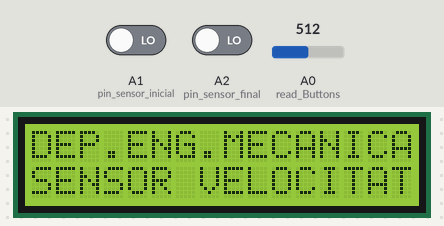
The sketch below on a simulated Arduino Uno, built with avr-gcc and run on an emulated ATmega328P. Shown: 16×2 character LCD. Inputs (shaded band) come from the test bench; at power-on: A0 (read_Buttons) = 512, A1 (pin_sensor_inicial) LOW, A2 (pin_sensor_final) LOW.

Above: at 1.2 s.
1.3 s: A0 (read_Buttons) set to 440
At 2.9 s:
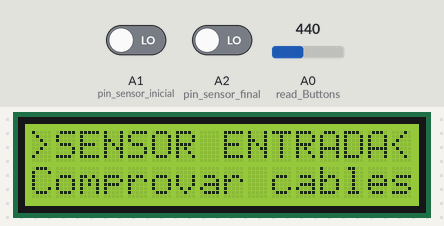
3.2 s: A0 (read_Buttons) set to 460
At 4.2 s:
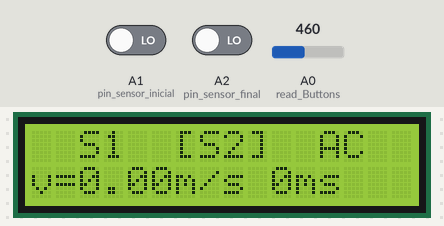
4.7 s: A0 (read_Buttons) set to 442
At 5.4 s:
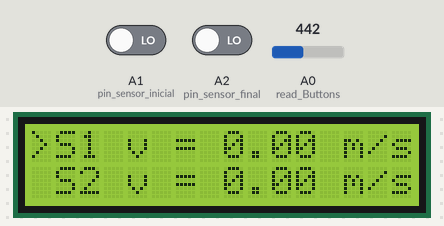
6.2 s: A0 (read_Buttons) set to 266
7.7 s: A0 (read_Buttons) set to 243
At 8.9 s:
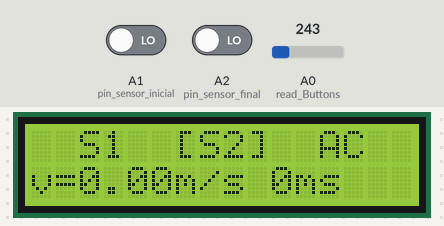
9.2 s: A0 (read_Buttons) set to 511
At 10.0 s:
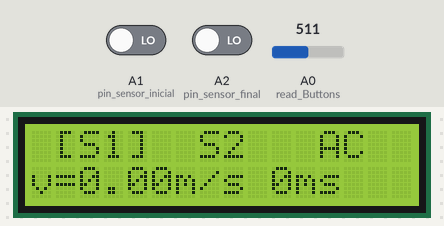
Timing chart, 0 to 11.7 s (numbered marks = the images above; inputs shaded):
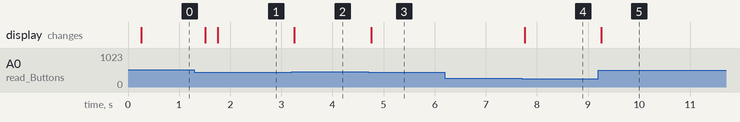

The sketch:

sensor_velocitat.ino
```cpp
/***************************************************************************************************************/
/*   _____ ______ _   _  _____  ____  _____     __      ________ _      ____   _____ _____ _______    _______  */
/*  / ____|  ____| \ | |/ ____|/ __ \|  __ \    \ \    / /  ____| |    / __ \ / ____|_   _|__   __|/\|__   __| */
/* | (___ | |__  |  \| | (___ | |  | | |__) |    \ \  / /| |__  | |   | |  | | |      | |    | |  /  \  | |    */
/*  \___ \|  __| | . ` |\___ \| |  | |  _  /      \ \/ / |  __| | |   | |  | | |      | |    | | / /\ \ | |    */
/*  ____) | |____| |\  |____) | |__| | | \ \       \  /  | |____| |___| |__| | |____ _| |_   | |/ ____ \| |    */
/* |_____/|______|_| \_|_____/ \____/|_|  \_\       \/   |______|______\____/ \_____|_____|  |_/_/    \_\_|    */
/*                                                                                                             */
/***************************************************************************************************************/

/* Includes */
#include <LiquidCrystal.h>

/* Configuracio del LCD */
LiquidCrystal lcd(8, 9, 4, 5, 6, 7);

/* Defines per les linies adalt i abaix */
#define LINE_UP   0
#define LINE_DOWN 1

/* Defines per les tecles polsades */
#define BUTTON_RIGHT  0
#define BUTTON_UP     1
#define BUTTON_DOWN   2
#define BUTTON_LEFT   3
#define BUTTON_SELECT 4
#define BUTTON_NONE   5

/* Teclada polsada i tecla anterior */
int lcd_key     = BUTTON_NONE;
int lcd_key_old = BUTTON_NONE;

/* Lectura del ADC per saber la tecla polsada */
int adc_key_in  = 0;

/* Maquina estats del sensor IR */
typedef enum {
  SV_INIT,
  SV_IDLE,
  SV_SENSOR_ENTRADA_INICIAL_LLEGIT,
  SV_SENSOR_ENTRADA_ERROR,
  SV_SENSOR_ENTRADA_PINTAR_VELOCITAT,
  SV_ESPERANT_SENSOR_SORTIDA,
  SV_SENSOR_SORTIDA_INICIAL_LLEGIT,
  SV_SENSOR_SORTIDA_ERROR,
  SV_SENSOR_SORTIDA_PINTAR_VELOCITAT,
  SV_LCD_CLEAR_DISPLAY,
}sensor_velocitat_status_e;

/* Estructura de cada sensor IR */
typedef struct {
  struct {
    uint16_t velocitat_error :  1;
    uint16_t vacios          : 15;
  } flags;
  uint16_t pin_sensor_inicial;
  uint16_t pin_sensor_final;
  uint16_t distancia_entre_sensors_mm;
  unsigned long tpo_sensor_inicial_ms;
  unsigned long tpo_sensor_final_ms;
  unsigned long tpo_total_ms;
  double velocitat_m_s;
}data_sensor_t;

/* Estructura del sensor de velocitat */
typedef struct {
  sensor_velocitat_status_e status;
  sensor_velocitat_status_e status_display;
  data_sensor_t sensor_entrada;
  data_sensor_t sensor_sortida;
  double acceleracio_m_s2;
}sensor_velocitat_t;

/* Selector pantalles del display */
typedef enum {
  SELECTOR_PANTALLA_DOS_SENSORS_VELOCITAT,
  SELECTOR_PANTALLA_S1_S2_AC,
}selector_pantalla_e;

/* Selector pantalla sensor */
typedef enum {
  SELECTOR_SENSOR_VELOCITAT_SENSOR_1,
  SELECTOR_SENSOR_VELOCITAT_SENSOR_2,
  SELECTOR_SENSOR_ACCELERACIO,
}selector_sensor_e;

/* Estructura selector pantalles display */
typedef struct {
  selector_pantalla_e selector_pantalla;
  selector_sensor_e   selector_sensor;
}selector_lcd_t;

/* Estructura temporitzadors */
typedef struct {
  unsigned long missatge_inicial_ms;
  unsigned long refresh_display_ms;
}temporitzadors_t;

/* Variables de treball */
sensor_velocitat_t gSensorVelocitat;
selector_lcd_t     gSelectorLCD;
temporitzadors_t   gTemporitzadors;
unsigned long      global_ms;

/*****************************************************************************/
/* Lectura dels botons a traves de la entrada analogica A0                   */
/*****************************************************************************/
int read_Buttons(void) {

  adc_key_in = analogRead(A0);

  if (adc_key_in > 900) return BUTTON_NONE;
  if (adc_key_in <  50) return BUTTON_RIGHT;
  if (adc_key_in < 250) return BUTTON_UP;
  if (adc_key_in < 450) return BUTTON_DOWN;
  if (adc_key_in < 650) return BUTTON_LEFT;
  if (adc_key_in < 850) return BUTTON_SELECT;

  return BUTTON_NONE;

}

/*****************************************************************************/
/* Llegim els botons del display i comprovem si ha modificat la tecla        */
/*****************************************************************************/
void gest_Buttons(void) {

  /* llegim la entrada analogica A0 */
  lcd_key = read_Buttons();

  /* si la tecla es diferent a la polsada anteriorment */
  if (lcd_key_old != lcd_key) {
    /* actualitzem la tecla */
    lcd_key_old = lcd_key;

    /* netejem el display */
    gSensorVelocitat.status_display = SV_LCD_CLEAR_DISPLAY;

    switch (lcd_key) {
      case BUTTON_UP   :
      case BUTTON_DOWN :
        switch (gSelectorLCD.selector_pantalla) {
          default:
          case SELECTOR_PANTALLA_DOS_SENSORS_VELOCITAT : gSelectorLCD.selector_pantalla = SELECTOR_PANTALLA_S1_S2_AC;              break;
          case SELECTOR_PANTALLA_S1_S2_AC              : gSelectorLCD.selector_pantalla = SELECTOR_PANTALLA_DOS_SENSORS_VELOCITAT; break;
        }
        break;

      case BUTTON_LEFT :
        switch (gSelectorLCD.selector_sensor) {
          default : gSelectorLCD.selector_sensor = SELECTOR_SENSOR_ACCELERACIO; break;
          case SELECTOR_SENSOR_VELOCITAT_SENSOR_1 : gSelectorLCD.selector_sensor = SELECTOR_SENSOR_ACCELERACIO;        break;
          case SELECTOR_SENSOR_VELOCITAT_SENSOR_2 : gSelectorLCD.selector_sensor = SELECTOR_SENSOR_VELOCITAT_SENSOR_1; break;
          case SELECTOR_SENSOR_ACCELERACIO        : gSelectorLCD.selector_sensor = SELECTOR_SENSOR_VELOCITAT_SENSOR_2; break;
        }
        break;

      case BUTTON_RIGHT :
        switch (gSelectorLCD.selector_sensor) {
          default : gSelectorLCD.selector_sensor = SELECTOR_SENSOR_ACCELERACIO; break;
          case SELECTOR_SENSOR_VELOCITAT_SENSOR_1 : gSelectorLCD.selector_sensor = SELECTOR_SENSOR_VELOCITAT_SENSOR_2; break;
          case SELECTOR_SENSOR_VELOCITAT_SENSOR_2 : gSelectorLCD.selector_sensor = SELECTOR_SENSOR_ACCELERACIO;        break;
          case SELECTOR_SENSOR_ACCELERACIO        : gSelectorLCD.selector_sensor = SELECTOR_SENSOR_VELOCITAT_SENSOR_1; break;
        }
        break;
    }
  }

}

/*****************************************************************************/
/* Calculem la velocitat (m/s)                                               */
/*****************************************************************************/
double calcula_Velocitat(uint16_t distancia_mm, unsigned long tpo_ms) {

  double velocitat_m_s = 12.36;

  velocitat_m_s = (distancia_mm * 10000.0) / tpo_ms;
  velocitat_m_s /= 10000.0;

  return velocitat_m_s;

}

/*****************************************************************************/
/* Calculem la acceleracio (m/s^2)                                           */
/*****************************************************************************/
double calcula_Acceleracio(double vEntrada_m_s, double vSortida_m_s, unsigned long tpoEntrada_ms, unsigned long tpoSortida_ms) {

  double acceleracio_m_s2 = 0.0;

  /* tenir en compte el signe, ja que pot accelerar o decelerar */
  acceleracio_m_s2 = (vSortida_m_s - vEntrada_m_s);// * 1000;

  /* es un diferencial de temps, no importa el signe */
  if (tpoSortida_ms > tpoEntrada_ms)
    acceleracio_m_s2 /= (tpoSortida_ms - tpoEntrada_ms);
  else
    acceleracio_m_s2 /= (tpoEntrada_ms - tpoSortida_ms);

  return (acceleracio_m_s2 * 1000);

}

/*****************************************************************************/
/* Gestio dels sensors IR                                                    */
/*****************************************************************************/
void gest_SensorsIR(void) {

  switch (gSensorVelocitat.status) {
    default:
    case SV_INIT :
      if (global_ms < gTemporitzadors.missatge_inicial_ms)
        break;

      gSensorVelocitat.status         = SV_IDLE;
      gSensorVelocitat.status_display = SV_LCD_CLEAR_DISPLAY;
      break;

    case SV_IDLE :
      /* mentre no vegi el IR inicial del sensor entrada, deu! */
      if (digitalRead(gSensorVelocitat.sensor_entrada.pin_sensor_inicial) == HIGH)
        break;

      /* ens apuntem el temps i passem a esperar el IR final del sensor entrada */
      gSensorVelocitat.sensor_entrada.tpo_sensor_inicial_ms = global_ms;
      gSensorVelocitat.status         = SV_SENSOR_ENTRADA_INICIAL_LLEGIT;
      gSensorVelocitat.status_display = SV_SENSOR_ENTRADA_INICIAL_LLEGIT;
      /* no break */

    case SV_SENSOR_ENTRADA_INICIAL_LLEGIT :
      /* mentre no vegi el IR final del sensor entrada, deu! */
      if (digitalRead(gSensorVelocitat.sensor_entrada.pin_sensor_final) == HIGH)
        break;

      /* ens apuntem el temps i calculem el temps entre els 2 sensors */
      gSensorVelocitat.sensor_entrada.tpo_sensor_final_ms = global_ms;
      gSensorVelocitat.sensor_entrada.tpo_total_ms = gSensorVelocitat.sensor_entrada.tpo_sensor_final_ms - gSensorVelocitat.sensor_entrada.tpo_sensor_inicial_ms;

      /* si el temps entre sensors es 0, indica que els cables no estan connectats */
      if (gSensorVelocitat.sensor_entrada.tpo_total_ms == 0) {
        gSensorVelocitat.sensor_entrada.flags.velocitat_error = 1;
        gSensorVelocitat.sensor_entrada.velocitat_m_s = 0.0;
        /* passem a error */
        gSensorVelocitat.status         = SV_SENSOR_ENTRADA_ERROR;
        gSensorVelocitat.status_display = SV_SENSOR_ENTRADA_ERROR;
      } else {
        gSensorVelocitat.sensor_entrada.flags.velocitat_error = 0;
        /* calculem la velocitat en m/s */
        gSensorVelocitat.sensor_entrada.velocitat_m_s = calcula_Velocitat(gSensorVelocitat.sensor_entrada.distancia_entre_sensors_mm, gSensorVelocitat.sensor_entrada.tpo_total_ms);
        /* passem a pintar la velocitat */
        gSensorVelocitat.status         = SV_SENSOR_ENTRADA_PINTAR_VELOCITAT;
        gSensorVelocitat.status_display = SV_LCD_CLEAR_DISPLAY;
      }
      break;

    case SV_SENSOR_ENTRADA_PINTAR_VELOCITAT :
      gSensorVelocitat.status         = SV_ESPERANT_SENSOR_SORTIDA;
      gSensorVelocitat.status_display = SV_ESPERANT_SENSOR_SORTIDA;
      break;

    case SV_ESPERANT_SENSOR_SORTIDA :
      /* quan vegi el IR inicial del sensor sortida */
      if (digitalRead(gSensorVelocitat.sensor_entrada.pin_sensor_inicial) == HIGH)
      //if (digitalRead(gSensorVelocitat.sensor_sortida.pin_sensor_inicial) == HIGH)
        break;

      /* ens apuntem el temps i passem a esperar el IR final del sensor sortida */
      gSensorVelocitat.sensor_sortida.tpo_sensor_inicial_ms = global_ms;
      gSensorVelocitat.status         = SV_SENSOR_SORTIDA_INICIAL_LLEGIT;
      gSensorVelocitat.status_display = SV_SENSOR_SORTIDA_INICIAL_LLEGIT;
      /* no break */

    case SV_SENSOR_SORTIDA_INICIAL_LLEGIT :
      /* quan vegi el IR inicial del sensor sortida */
      if (digitalRead(gSensorVelocitat.sensor_entrada.pin_sensor_final) == HIGH)
      //if (digitalRead(gSensorVelocitat.sensor_sortida.pin_sensor_final) == HIGH)
        break;

      /* ens apuntem el temps i calculem el temps entre els 2 sensors */
      gSensorVelocitat.sensor_sortida.tpo_sensor_final_ms = global_ms;
      gSensorVelocitat.sensor_sortida.tpo_total_ms = gSensorVelocitat.sensor_sortida.tpo_sensor_final_ms - gSensorVelocitat.sensor_sortida.tpo_sensor_inicial_ms;

      /* si el temps entre sensors es 0, indica que els cables no estan connectats */
      if (gSensorVelocitat.sensor_sortida.tpo_total_ms == 0) {
        gSensorVelocitat.sensor_sortida.flags.velocitat_error = 1;
        gSensorVelocitat.sensor_sortida.velocitat_m_s = 0.0;
        /* passem a error */
        gSensorVelocitat.status         = SV_SENSOR_SORTIDA_ERROR;
        gSensorVelocitat.status_display = SV_SENSOR_SORTIDA_ERROR;
      } else {
        gSensorVelocitat.sensor_sortida.flags.velocitat_error = 0;
        /* calculem la velocitat en m/s */
        gSensorVelocitat.sensor_sortida.velocitat_m_s = calcula_Velocitat(gSensorVelocitat.sensor_sortida.distancia_entre_sensors_mm, gSensorVelocitat.sensor_sortida.tpo_total_ms);
        /* calculem la acceleracio en m/s^2 */
        gSensorVelocitat.acceleracio_m_s2 = calcula_Acceleracio(gSensorVelocitat.sensor_entrada.velocitat_m_s        , gSensorVelocitat.sensor_sortida.velocitat_m_s,
                                                                gSensorVelocitat.sensor_entrada.tpo_sensor_inicial_ms, gSensorVelocitat.sensor_sortida.tpo_sensor_inicial_ms);
        /* passem a pintar la velocitat */
        gSensorVelocitat.status         = SV_SENSOR_SORTIDA_PINTAR_VELOCITAT;
        gSensorVelocitat.status_display = SV_LCD_CLEAR_DISPLAY;
      }
      break;

    case SV_SENSOR_SORTIDA_PINTAR_VELOCITAT :
      gSensorVelocitat.status         = SV_IDLE;
      gSensorVelocitat.status_display = SV_LCD_CLEAR_DISPLAY;//SV_IDLE;
      break;

    case SV_SENSOR_ENTRADA_ERROR :
      /* quan vegi el IR inicial del sensor entrada */
      if ((digitalRead(gSensorVelocitat.sensor_entrada.pin_sensor_inicial) == HIGH) && (digitalRead(gSensorVelocitat.sensor_entrada.pin_sensor_final) == HIGH)) {
        gSensorVelocitat.status         = SV_IDLE;
        gSensorVelocitat.status_display = SV_LCD_CLEAR_DISPLAY;
      }
      break;

    case SV_SENSOR_SORTIDA_ERROR :
      /* quan vegi el IR inicial del sensor entrada */
      if ((digitalRead(gSensorVelocitat.sensor_sortida.pin_sensor_inicial) == HIGH) && (digitalRead(gSensorVelocitat.sensor_sortida.pin_sensor_final) == HIGH)) {
        gSensorVelocitat.status         = SV_IDLE;
        gSensorVelocitat.status_display = SV_LCD_CLEAR_DISPLAY;
      }
      break;
  }

}

/*****************************************************************************/
/* Gestio del display, refrescar cada 250 ms                                 */
/*****************************************************************************/
void gest_Display(void) {

  /* refrescar cada 250 ms */
  if (global_ms < gTemporitzadors.refresh_display_ms)
    return;

  /* carreguem el temporitzador */
  gTemporitzadors.refresh_display_ms = global_ms + 250;

  switch (gSensorVelocitat.status_display) {
    case SV_INIT :
      //0123456789012345
      //DEP.ENG.MECANICA
      //SENSOR VELOCITAT
      lcd.setCursor(0, LINE_UP  ); lcd.print("DEP.ENG.MECANICA");
      lcd.setCursor(0, LINE_DOWN); lcd.print("SENSOR VELOCITAT");
      break;

    case SV_SENSOR_ENTRADA_ERROR :
    case SV_SENSOR_SORTIDA_ERROR :
      //0123456789012345 | //0123456789012345
      //>SENSOR ENTRADA< | //>SENSOR SORTIDA<
      //Comprovar cables | //Comprovar cables
      lcd.setCursor(0, LINE_UP  ); lcd.print((gSensorVelocitat.status_display == SV_SENSOR_ENTRADA_ERROR) ? ">SENSOR ENTRADA<" : ">SENSOR SORTIDA<");
      lcd.setCursor(0, LINE_DOWN); lcd.print("Comprovar cables");
      break;

    case SV_LCD_CLEAR_DISPLAY :
      lcd.clear();
      /* no break */
    default:
      gSensorVelocitat.status_display = SV_IDLE;
      /* no break */
    case SV_IDLE :
    case SV_ESPERANT_SENSOR_SORTIDA :
      switch (gSelectorLCD.selector_pantalla) {
        default:
          gSelectorLCD.selector_pantalla = SELECTOR_PANTALLA_DOS_SENSORS_VELOCITAT;
          /* no break */
        case SELECTOR_PANTALLA_DOS_SENSORS_VELOCITAT :
          if (gSensorVelocitat.status_display == SV_IDLE) {
            //0123456789012345
            //>S1 v = 0.00 m/s
            // S2 v = 0.00 m/s
            lcd.setCursor(0, LINE_UP  ); lcd.print(">S1 v = ");
            lcd.setCursor(0, LINE_DOWN); lcd.print(" S2 v = ");
          } else if (gSensorVelocitat.status_display == SV_ESPERANT_SENSOR_SORTIDA) {
            //0123456789012345
            // S1 v = 0.00 m/s
            //>S2 v = 0.00 m/s
            lcd.setCursor(0, LINE_UP  ); lcd.print(" S1 v = ");
            lcd.setCursor(0, LINE_DOWN); lcd.print(">S2 v = ");
          } else {
            //0123456789012345
            // S1 v = 0.00 m/s
            //>S2 v = 0.00 m/s
            lcd.setCursor(0, LINE_UP  ); lcd.print(" S1 v = ");
            lcd.setCursor(0, LINE_DOWN); lcd.print(" S2 v = ");
          }

          lcd.setCursor(8, LINE_UP  ); lcd.print(gSensorVelocitat.sensor_entrada.velocitat_m_s); lcd.print(" m/s");
          lcd.setCursor(8, LINE_DOWN); lcd.print(gSensorVelocitat.sensor_sortida.velocitat_m_s); lcd.print(" m/s");
          /* blink */
          switch (gSensorVelocitat.status) {
            case SV_IDLE                    : lcd.setCursor(0, LINE_UP  ); lcd.blink(); break;
            case SV_ESPERANT_SENSOR_SORTIDA : lcd.setCursor(0, LINE_DOWN); lcd.blink(); break;
            default                         : lcd.noBlink(); break;
          }
          break;

        case SELECTOR_PANTALLA_S1_S2_AC :
            switch (gSelectorLCD.selector_sensor) {
              default :                                                                        //0123456789012345
              case SELECTOR_SENSOR_VELOCITAT_SENSOR_1 : lcd.setCursor( 0, LINE_UP  ); lcd.print(" [S1]  S2   AC  ");
                                                                                               //0123456789012345
                                                                                               //v=0.01m/s 9999ms
                                                        lcd.setCursor( 0, LINE_DOWN); lcd.print("v=");
                                                        lcd.setCursor( 2, LINE_DOWN); lcd.print(gSensorVelocitat.sensor_entrada.velocitat_m_s); lcd.print("m/s");
                                                        lcd.setCursor(10, LINE_DOWN); lcd.print(gSensorVelocitat.sensor_entrada.tpo_total_ms ); lcd.print("ms");
                                                        break;
                                                                                               //0123456789012345
              case SELECTOR_SENSOR_VELOCITAT_SENSOR_2 : lcd.setCursor( 0, LINE_UP  ); lcd.print("  S1  [S2]  AC  ");
                                                                                               //0123456789012345
                                                                                               //v=0.01m/s 9999ms
                                                        lcd.setCursor( 0, LINE_DOWN); lcd.print("v=");
                                                        lcd.setCursor( 2, LINE_DOWN); lcd.print(gSensorVelocitat.sensor_sortida.velocitat_m_s); lcd.print("m/s");
                                                        lcd.setCursor(10, LINE_DOWN); lcd.print(gSensorVelocitat.sensor_sortida.tpo_total_ms ); lcd.print("ms");
                                                        break;
                                                                                               //0123456789012345
              case SELECTOR_SENSOR_ACCELERACIO        : lcd.setCursor( 0, LINE_UP  ); lcd.print("  S1   S2  [AC] ");
                                                                                               //0123456789012345
                                                                                               //a = 0.01 m/s^2
                                                        lcd.setCursor( 0, LINE_DOWN); lcd.print("a = ");
                                                        lcd.setCursor( 4, LINE_DOWN); lcd.print(gSensorVelocitat.acceleracio_m_s2); lcd.print(" m/s^2");
                                                        break;
            }
            lcd.noBlink();
            break;
      }
      break;
  }

}

/*****************************************************************************/
/* Configuracio inicial                                                      */
/*****************************************************************************/
void setup(void) {

  /* SENSOR ENTRADA */
  gSensorVelocitat.sensor_entrada.pin_sensor_inicial = A1;
  gSensorVelocitat.sensor_entrada.pin_sensor_final   = A2;
  pinMode(gSensorVelocitat.sensor_entrada.pin_sensor_inicial, INPUT);
  pinMode(gSensorVelocitat.sensor_entrada.pin_sensor_final  , INPUT);
  gSensorVelocitat.sensor_entrada.distancia_entre_sensors_mm = 50;

  /* SENSOR SORTIDA */
  gSensorVelocitat.sensor_sortida.pin_sensor_inicial = A3;
  gSensorVelocitat.sensor_sortida.pin_sensor_final   = A4;
  pinMode(gSensorVelocitat.sensor_sortida.pin_sensor_inicial, INPUT);
  pinMode(gSensorVelocitat.sensor_sortida.pin_sensor_final  , INPUT);
  gSensorVelocitat.sensor_sortida.distancia_entre_sensors_mm = 50;

  /* PARAMETRES */
  global_ms = 0;
  gTemporitzadors.missatge_inicial_ms = 1500;
  gTemporitzadors.refresh_display_ms  = 250;

  gSensorVelocitat.status         = SV_INIT;
  gSensorVelocitat.status_display = SV_INIT;

  gSensorVelocitat.sensor_entrada.velocitat_m_s = 0;
  gSensorVelocitat.sensor_sortida.velocitat_m_s = 0;
  gSensorVelocitat.acceleracio_m_s2 = 0.0;

  /* LCD */
  lcd.begin(16, 2);

  /* SELECTOR LCD */
  gSelectorLCD.selector_pantalla = SELECTOR_PANTALLA_DOS_SENSORS_VELOCITAT;
  gSelectorLCD.selector_sensor   = SELECTOR_SENSOR_ACCELERACIO;

  /* TECLAT */
  lcd_key = lcd_key_old = read_Buttons();

}

/*****************************************************************************/
/* Cicle principal                                                           */
/*****************************************************************************/
void loop(void) {

  /* TICK */
  global_ms = millis();

  /* TECLAT */
  gest_Buttons();

  /* SENSORS IR */
  gest_SensorsIR();

  /* DISPLAY */
  gest_Display();

}
```

Measured:
- the behaviour switches between 450 and 449 on A0 (read_Buttons) (found by bisection; images 2 and 3)
- the behaviour switches between 250 and 249 on A0 (read_Buttons) (found by bisection; images 3 and 4)
- after the input at 1.3 s, the display: first changes after 0.21 s (image 1 shows a later state)
- after the input at 3.2 s, the display: changes after 0.06 s (image 2)
- after the input at 4.7 s, the display: changes after 0.06 s (image 3)
- after the input at 6.2 s, every drawn part: stays the same
- after the input at 7.7 s, the display: changes after 0.06 s (image 4)
- after the input at 9.2 s, the display: changes after 0.06 s (image 5)
